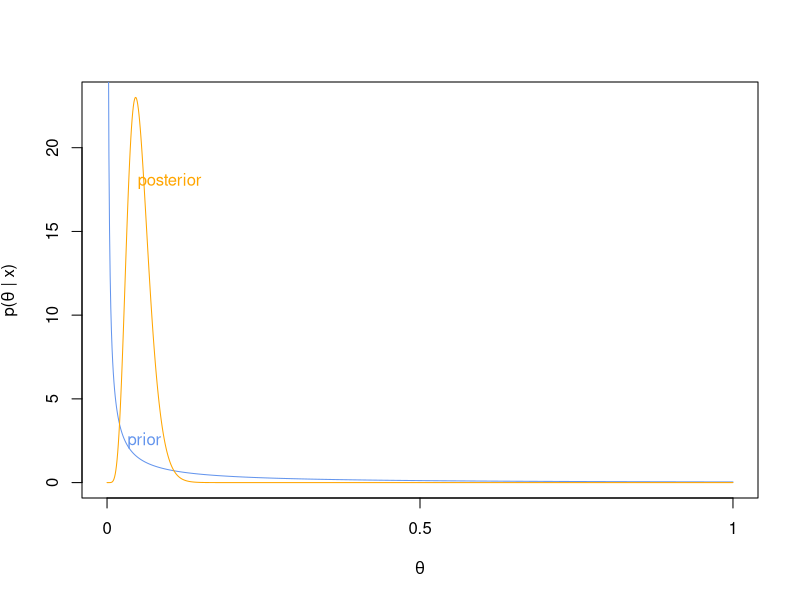
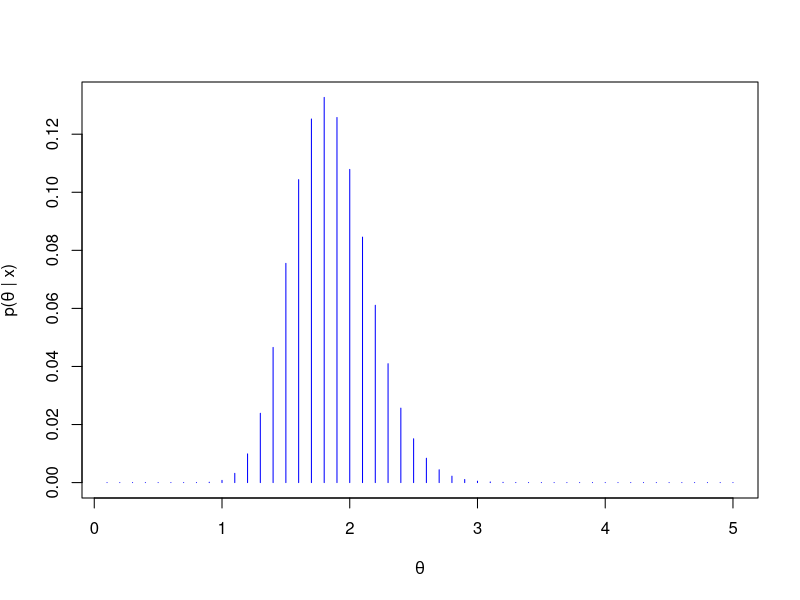
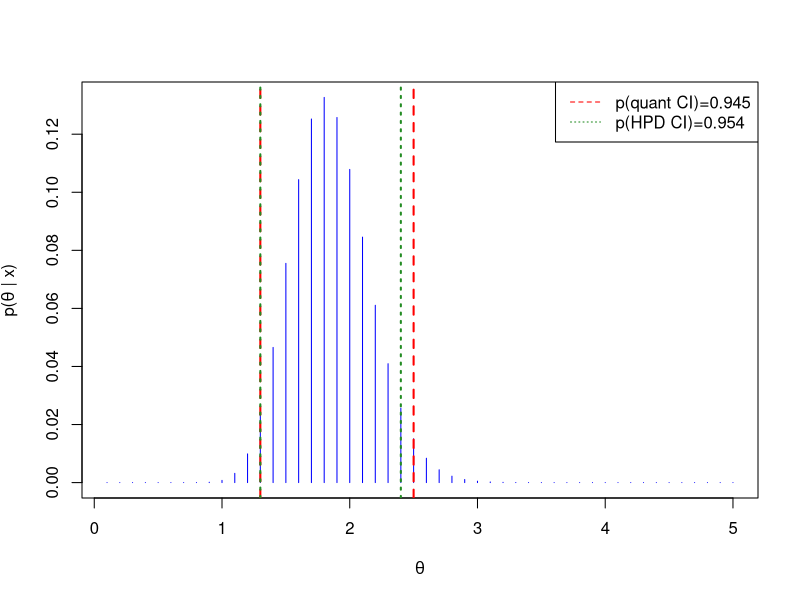
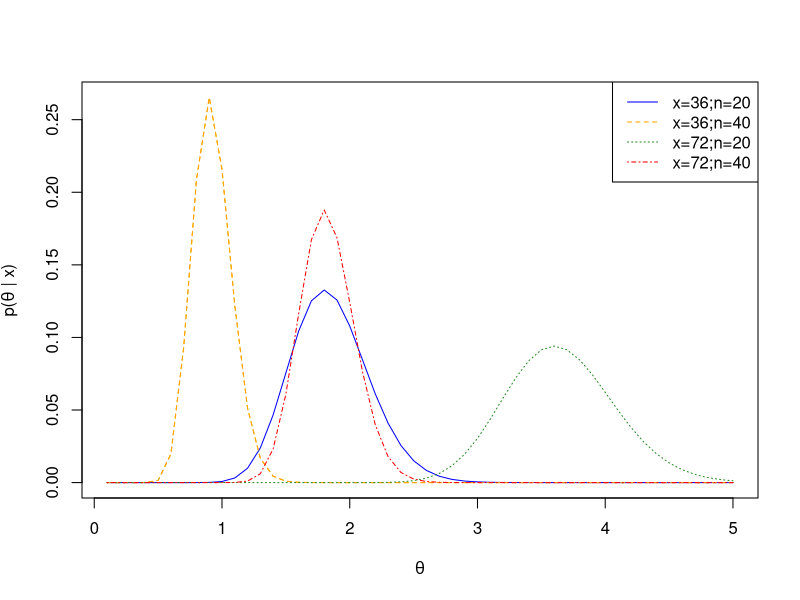
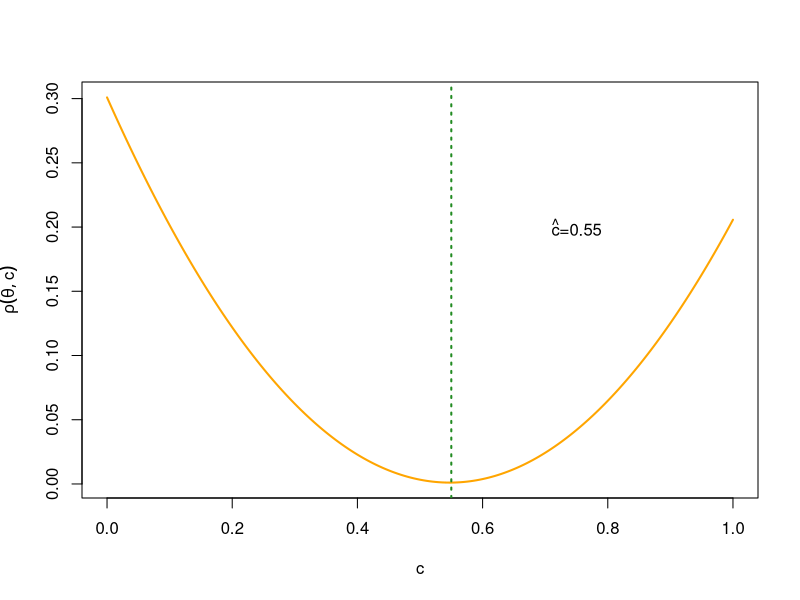
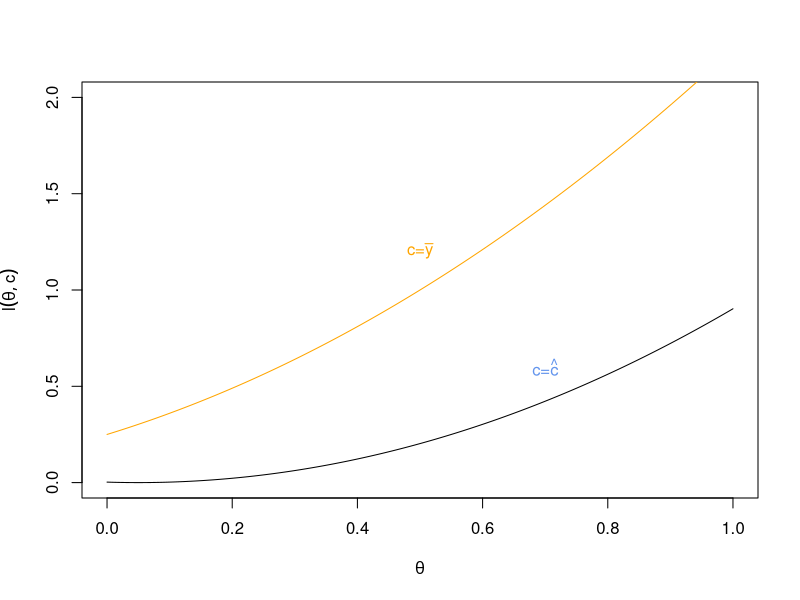
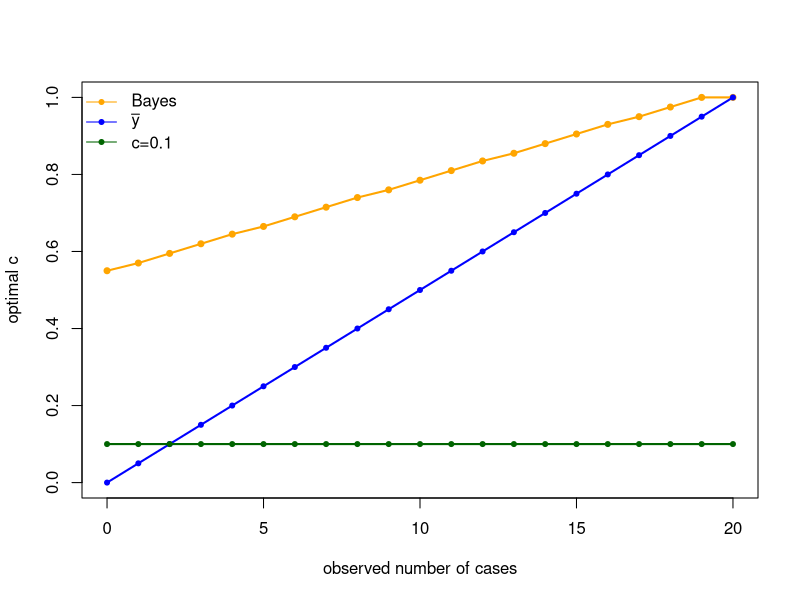

R code for these plots, in order:
## ---- chunk 1
y <- cumsum(c(20.9,69.7,3.6,21.8,21.4,0.4,6.7,10.0))
N <- 1:8
k <- 8
ps <- seq(0,1,length.out = 1000)
prior <- dgamma(ps,shape=0.1,rate=1)
post <- dgamma(ps,shape=(0.1+N[k]),rate=(1+y[k]))
## ---- chunk 2
plot(ps,post,type="n",ylim=c(range(post)), 
     main="",xlab=expression(theta),xaxt="n",ylab =expression(paste("p(",theta," | x)")))
axis(side = 1, at = c(0,0.5,1),labels = c(0,0.5,1), cex=0.7)
lines(ps,prior,type="l",col="cornflowerblue")
text(0.06,2.5,labels="prior",cex=1,col="cornflowerblue")
lines(ps,post,type="l",ylim=c(0,22),col="orange")
text(0.1,18,labels="posterior",cex=1,col="orange")
## ---- chunk 3
x <- 36; n <- 20; a.n <- x+1; b.n <- n
Theta <- seq(0.1,5,by = 0.1)
post.theta <-  exp(-n*Theta)*(Theta^x) 
post.theta <- post.theta/sum(post.theta)
## ---- chunk 4
plot(x  = Theta,y = post.theta,
     xlab = expression(theta),ylab = expression(paste("p(",theta," | x)")),
     type = "h",col="blue")
## ---- chunk 5
sum(Theta*post.theta)
## ---- chunk 6
quant_ci<- c(q2.5=min(Theta[which(cumsum(post.theta)>=0.025)]),
            q97.5=min(Theta[which(cumsum(post.theta)>=0.975)]))
## Get a closer CI by moving the upper bound with one quantile
check_quant <- diff(cumsum(post.theta)[which(Theta%in%quant_ci)])
quant_ci
check_quant
## ---- chunk 7
cumprob <- 0
pmf <- sort(unique(post.theta),decreasing = T) #order pmf
hpd_ci <- range(Theta)
th.vals <- NULL
k <- 1
while(round(cumprob,2)<0.95){
  th.vals <- Theta[post.theta>=pmf[k]]
  hpd_ci <- range(th.vals)
  cumprob <- sum(post.theta[post.theta>=pmf[k]])
  k <- k+1
}
names(hpd_ci) <- c("l(x)","h(x)")

pos.lims.hpd <- which(Theta%in%hpd_ci)
#move position one to the left of lower limit since:
# P(theta \in [l(y),h(y)]) = P(theta <= u(y))- P(theta < l(y))
pos.lims.hpd[1] <- pos.lims.hpd[1]-1
#get cumulative probs for each limit
cumprobs.lims.hpd <- cumsum(post.theta)[pos.lims.hpd]
#the difference below gives the actual Bayesian coverage of the HPD
check_hpd <- diff(cumprobs.lims.hpd)
hpd_ci
check_hpd
## ---- chunk 8
plot(x  = Theta,
     y = post.theta,
     xlab = expression(theta),
     type = "h",
     ylab = expression(paste("p(",theta," | x)")),
     col="blue")
abline(v=quant_ci,col="red",lwd=2,lty=2)
abline(v=hpd_ci,col="forestgreen",lwd=2,lty=3)
legend("topright",lty=c(2,3),col=c("red","forestgreen"),
       legend=c("p(quant CI)=0.945","p(HPD CI)=0.954"))
## ---- chunk 9
x <- c(36,36,72,72)
n <- c(20,40,20,40)
#define parameter space Theta (all values that theta can take)
Theta <- seq(0.1,5,by = 0.1)
#calculate the numerator of p(theta | x)
post.theta <- matrix(NA,nrow=50,ncol=4)
for(i in 1:4){
post.theta[,i]=exp(-(n[i])*Theta)*(Theta^(x[i]))
#renormalize (i.e., divide by the sum to get them to add up to 1)
post.theta[,i] <- post.theta[,i]/sum(post.theta[,i])
}
## ---- chunk 10
plot(x  = Theta,
     y = post.theta[,2],
     xlab = expression(theta),
     type = "l",col="orange",lty=2,
     ylab = expression(paste("p(",theta," | x)")))
lines(Theta,post.theta[,1],col = "blue",lty=1)
lines(Theta,post.theta[,2],col = "orange",lty=2)
lines(Theta,post.theta[,3],col = "forestgreen",lty=3)
lines(Theta,post.theta[,4],col = "red",lty=4)
legend("topright",lty=c(1,2,3,4),col=c("blue","orange","forestgreen","red"),legend=c("x=36;n=20","x=36;n=40","x=72;n=20","x=72;n=40"))
## ---- chunk 11
n <- 20;a <- 2;b <- 20;y <- 0
rhofn <- function(c){
  ff <- function(theta){
      db <- dbeta(theta,shape1=(a+y),shape2=(b+n-y))
      (theta-c+0.5)^2 * db
    }
    res <- integrate(ff, lower=0, upper=1)
    res$value
}
vrhofn <- Vectorize(rhofn, vectorize.args = "c")
c.values <- seq(0,1,by=0.005)
rho.values <- vrhofn(c.values)
c.argmin <- c.values[which(rho.values==min(rho.values))]
## ---- chunk 12
plot(x = c.values,y = rho.values,
     xlab = "c",ylab = expression(rho(theta,c)),
     type = "l",lwd = 2,col="orange")
abline(v=c.argmin,col="forestgreen",lwd=2,lty=3)
text(0.75,0.2,labels=expression(paste(hat(c),"=0.55")))
## ---- chunk 13
n <- 20; a <- 2; b <- 20; y <- 0 
lossfn <- function(theta,c){
  loss <- (theta-c+0.5)^2
}
theta.values <- seq(0,1,by=0.005)
loss.values_hat_c <- lossfn(theta.values,0.55)
loss.values_bar_y <- lossfn(theta.values,0)
## ---- chunk 14
plot(x=theta.values,loss.values_hat_c,type="l",ylim=c(0,2), 
     main="",xlab=expression(theta),ylab=expression(l(theta,c)))
text(x=0.7,0.6,labels=expression(paste("c=",hat(c))),cex=1,col="cornflowerblue")
lines(x=theta.values,loss.values_bar_y,type="l",
     ylab="",xaxt="n",yaxt="n",col="orange")
text(x=0.5,1.2,labels=expression(paste("c=",bar(y))),cex=1,col="orange")
## ---- chunk 15
n <- 20;a <- 2;b <- 20
yvec <- 0:20 ; c.fixed <- 0.1; c.argminvec <- NA

for(y in yvec){
  rhofn <- function(c){
    
    ff <- function(theta){
      db <- dbeta(theta,shape1=(a+y),shape2=(b+n-y))
      (theta-c+0.5)^2 * db
    }
    res <- integrate(ff, lower=0, upper=1)
    res$value
  }
  vrhofn <- Vectorize(rhofn, vectorize.args = "c")
  c.values <- seq(0,1,by=0.005)
  rho.values <- vrhofn(c.values)
  #value of c that minimizes the posterior expected loss
  (c.argminvec[y+1] <- c.values[which(rho.values==min(rho.values))])
}
## ---- chunk 16
plot(x = yvec,y = c.argminvec,
     ylim=c(0,1),
     xlab = "observed number of cases",ylab = "optimal c",
     type = "o",lwd = 2,pch=20, col="orange")
lines(x = yvec, y = yvec/n,col="blue",lwd=2)
points(x = yvec, y = yvec/n,col="blue",pch=20)
lines(x = yvec, y = rep(c.fixed,(n+1)),col="darkgreen",lwd=2)
points(x = yvec, y = rep(c.fixed,(n+1)),col="darkgreen",pch=20)
legend("topleft",legend=c("Bayes",expression(bar(y)),"c=0.1"),
       col=c("orange","blue","darkgreen"),
       lty=rep(1,3),pch=rep(20,3),bty="n",ncol=1)
